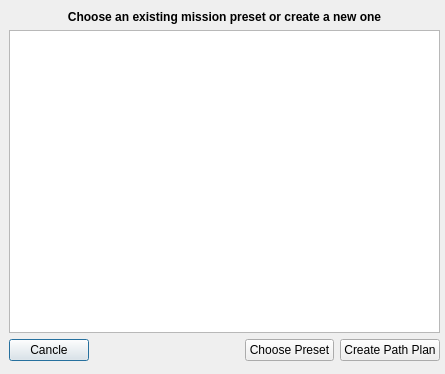
<?xml version="1.0" encoding="UTF-8"?>
<ui version="4.0">
 <class>FlightCreationDialog</class>
 <widget class="QDialog" name="FlightCreationDialog">
  <property name="geometry">
   <rect>
    <x>0</x>
    <y>0</y>
    <width>445</width>
    <height>374</height>
   </rect>
  </property>
  <property name="windowTitle">
   <string>Dialog</string>
  </property>
  <widget class="QWidget" name="verticalLayoutWidget">
   <property name="geometry">
    <rect>
     <x>9</x>
     <y>10</y>
     <width>431</width>
     <height>351</height>
    </rect>
   </property>
   <layout class="QVBoxLayout" name="verticalLayout">
    <item>
     <widget class="QLabel" name="label">
      <property name="font">
       <font>
        <weight>75</weight>
        <bold>true</bold>
       </font>
      </property>
      <property name="text">
       <string>Choose an existing mission preset or create a new one</string>
      </property>
      <property name="alignment">
       <set>Qt::AlignCenter</set>
      </property>
     </widget>
    </item>
    <item>
     <widget class="QListWidget" name="listWidget"/>
    </item>
    <item>
     <layout class="QHBoxLayout" name="horizontalLayout">
      <item>
       <widget class="QPushButton" name="cancleButton">
        <property name="text">
         <string>Cancle</string>
        </property>
        <property name="icon">
         <iconset resource="../resources/resources.qrc">
          <normaloff>:/resources/icons/cancle.png</normaloff>:/resources/icons/cancle.png</iconset>
        </property>
       </widget>
      </item>
      <item>
       <spacer name="horizontalSpacer">
        <property name="orientation">
         <enum>Qt::Horizontal</enum>
        </property>
        <property name="sizeHint" stdset="0">
         <size>
          <width>40</width>
          <height>20</height>
         </size>
        </property>
       </spacer>
      </item>
      <item>
       <widget class="QPushButton" name="choosePreset">
        <property name="text">
         <string>Choose Preset</string>
        </property>
       </widget>
      </item>
      <item>
       <widget class="QPushButton" name="createPathPlanButton">
        <property name="text">
         <string>Create Path Plan</string>
        </property>
       </widget>
      </item>
     </layout>
    </item>
   </layout>
  </widget>
 </widget>
 <resources>
  <include location="../resources/resources.qrc"/>
 </resources>
 <connections>
  <connection>
   <sender>cancleButton</sender>
   <signal>clicked()</signal>
   <receiver>FlightCreationDialog</receiver>
   <slot>on_cancleButton_pushButton_clicked()</slot>
   <hints>
    <hint type="sourcelabel">
     <x>29</x>
     <y>358</y>
    </hint>
    <hint type="destinationlabel">
     <x>5</x>
     <y>19</y>
    </hint>
   </hints>
  </connection>
  <connection>
   <sender>createPathPlanButton</sender>
   <signal>clicked()</signal>
   <receiver>FlightCreationDialog</receiver>
   <slot>on_createPlanButton_pushButton_clicked()</slot>
   <hints>
    <hint type="sourcelabel">
     <x>351</x>
     <y>358</y>
    </hint>
    <hint type="destinationlabel">
     <x>140</x>
     <y>196</y>
    </hint>
   </hints>
  </connection>
  <connection>
   <sender>choosePreset</sender>
   <signal>clicked()</signal>
   <receiver>FlightCreationDialog</receiver>
   <slot>on_choosePreset_pushButton_clicked()</slot>
   <hints>
    <hint type="sourcelabel">
     <x>223</x>
     <y>358</y>
    </hint>
    <hint type="destinationlabel">
     <x>217</x>
     <y>104</y>
    </hint>
   </hints>
  </connection>
 </connections>
 <slots>
  <slot>on_cancleButton_pushButton_clicked()</slot>
  <slot>on_createPlanButton_pushButton_clicked()</slot>
  <slot>on_okButton_pushButton_clicked()</slot>
  <slot>on_choosePreset_pushButton_clicked()</slot>
 </slots>
</ui>
